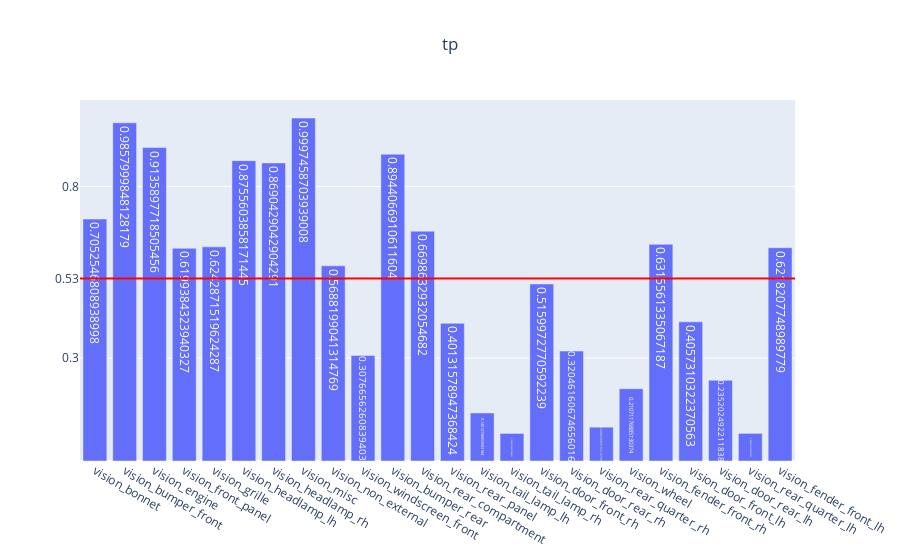

Notebook source saved alongside this figure:
### Code cell
genVisMulitlabel(partEvalMetrics, "tp")

### Figure 1 — Plotly figure (JSON) as saved in the notebook; plotly's stock layout.template omitted (floating-point values rounded to 4 significant figures)
{"data": [{"text": [0.7053, 0.9858, 0.9136, 0.6199, 0.6243, 0.8756, 0.869, 0.9997, 0.5688, 0.3077, 0.8944, 0.6699, 0.4013, 0.1401, 0.08042, 0.516, 0.3205, 0.09865, 0.2107, 0.6316, 0.4057, 0.2352, 0.08047, 0.6218], "type": "bar", "x": ["vision_bonnet", "vision_bumper_front", "vision_engine", "vision_front_panel", "vision_grille", "vision_headlamp_lh", "vision_headlamp_rh", "vision_misc", "vision_non_external", "vision_windscreen_front", "vision_bumper_rear", "vision_rear_compartment", "vision_rear_panel", "vision_tail_lamp_lh", "vision_tail_lamp_rh", "vision_door_front_rh", "vision_door_rear_rh", "vision_rear_quarter_rh", "vision_wheel", "vision_fender_front_rh", "vision_door_front_lh", "vision_door_rear_lh", "vision_rear_quarter_lh", "vision_fender_front_lh"], "y": [0.7053, 0.9858, 0.9136, 0.6199, 0.6243, 0.8756, 0.869, 0.9997, 0.5688, 0.3077, 0.8944, 0.6699, 0.4013, 0.1401, 0.08042, 0.516, 0.3205, 0.09865, 0.2107, 0.6316, 0.4057, 0.2352, 0.08047, 0.6218]}], "layout": {"shapes": [{"line": {"color": "red", "width": 2}, "type": "line", "x0": 0, "x1": 1, "xref": "x domain", "y0": 0.5324, "y1": 0.5324, "yref": "y"}], "title": {"text": "tp", "x": 0.5}, "yaxis": {"tickmode": "array", "tickvals": ["0.53", 0.3, 0.8]}}}
